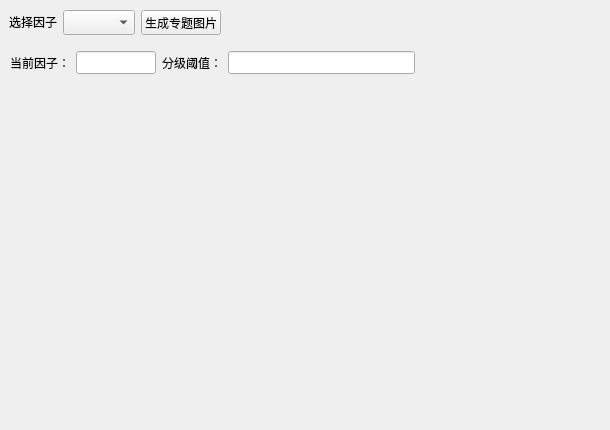
        <widget class="QWidget" name="tabWidget_2Page5">
         <attribute name="title">
          <string>专题图件</string>
         </attribute>
         <widget class="QLabel" name="label_17">
          <property name="geometry">
           <rect>
            <x>80</x>
            <y>90</y>
            <width>451</width>
            <height>331</height>
           </rect>
          </property>
          <property name="text">
           <string/>
          </property>
         </widget>
         <widget class="QWidget" name="layoutWidget">
          <property name="geometry">
           <rect>
            <x>9</x>
            <y>9</y>
            <width>591</width>
            <height>27</height>
           </rect>
          </property>
          <layout class="QHBoxLayout" name="horizontalLayout_28">
           <item>
            <widget class="QLabel" name="label_8">
             <property name="maximumSize">
              <size>
               <width>16777215</width>
               <height>20</height>
              </size>
             </property>
             <property name="text">
              <string>选择因子</string>
             </property>
            </widget>
           </item>
           <item>
            <widget class="QComboBox" name="comboBox">
             <property name="minimumSize">
              <size>
               <width>0</width>
               <height>25</height>
              </size>
             </property>
             <property name="maximumSize">
              <size>
               <width>80</width>
               <height>25</height>
              </size>
             </property>
            </widget>
           </item>
           <item>
            <widget class="QPushButton" name="pushButton_9">
             <property name="sizePolicy">
              <sizepolicy hsizetype="Minimum" vsizetype="Minimum">
               <horstretch>0</horstretch>
               <verstretch>0</verstretch>
              </sizepolicy>
             </property>
             <property name="minimumSize">
              <size>
               <width>0</width>
               <height>15</height>
              </size>
             </property>
             <property name="maximumSize">
              <size>
               <width>16777215</width>
               <height>25</height>
              </size>
             </property>
             <property name="text">
              <string>生成专题图片</string>
             </property>
            </widget>
           </item>
           <item>
            <spacer name="horizontalSpacer_4">
             <property name="font">
              <font>
               <family>Times New Roman</family>
              </font>
             </property>
             <property name="orientation">
              <enum>Qt::Horizontal</enum>
             </property>
             <property name="sizeHint" stdset="0">
              <size>
               <width>40</width>
               <height>20</height>
              </size>
             </property>
            </spacer>
           </item>
          </layout>
         </widget>
         <widget class="QWidget" name="layoutWidget">
          <property name="geometry">
           <rect>
            <x>10</x>
            <y>50</y>
            <width>591</width>
            <height>25</height>
           </rect>
          </property>
          <layout class="QHBoxLayout" name="horizontalLayout_27">
           <item>
            <widget class="QLabel" name="label_15">
             <property name="maximumSize">
              <size>
               <width>16777215</width>
               <height>23</height>
              </size>
             </property>
             <property name="text">
              <string>当前因子：</string>
             </property>
            </widget>
           </item>
           <item>
            <widget class="QLineEdit" name="lineEdit_15">
             <property name="maximumSize">
              <size>
               <width>80</width>
               <height>23</height>
              </size>
             </property>
            </widget>
           </item>
           <item>
            <widget class="QLabel" name="label_16">
             <property name="maximumSize">
              <size>
               <width>16777215</width>
               <height>23</height>
              </size>
             </property>
             <property name="text">
              <string>分级阈值：</string>
             </property>
            </widget>
           </item>
           <item>
            <widget class="QLineEdit" name="lineEdit_16">
             <property name="maximumSize">
              <size>
               <width>240</width>
               <height>23</height>
              </size>
             </property>
            </widget>
           </item>
           <item>
            <spacer name="horizontalSpacer_10">
             <property name="font">
              <font>
               <family>Times New Roman</family>
              </font>
             </property>
             <property name="orientation">
              <enum>Qt::Horizontal</enum>
             </property>
             <property name="sizeHint" stdset="0">
              <size>
               <width>78</width>
               <height>20</height>
              </size>
             </property>
            </spacer>
           </item>
          </layout>
         </widget>
        </widget>
